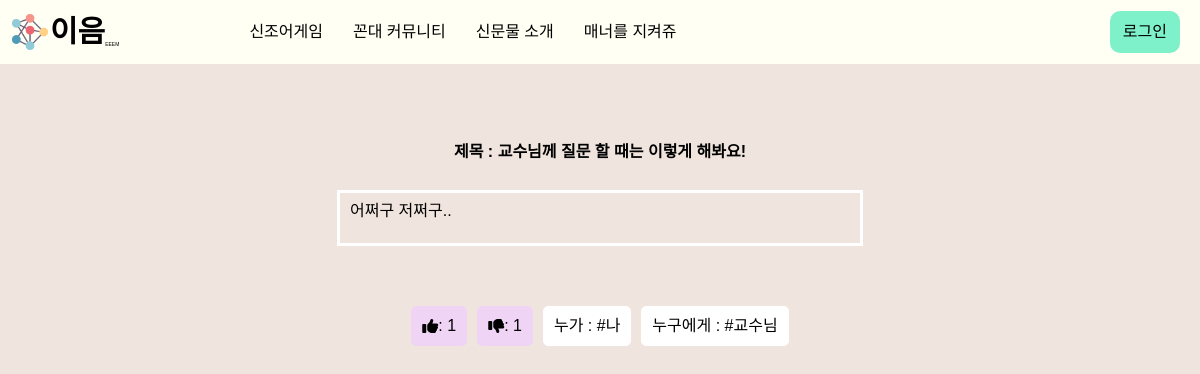
The page /manner/detail/1 on the database as committed earlier.
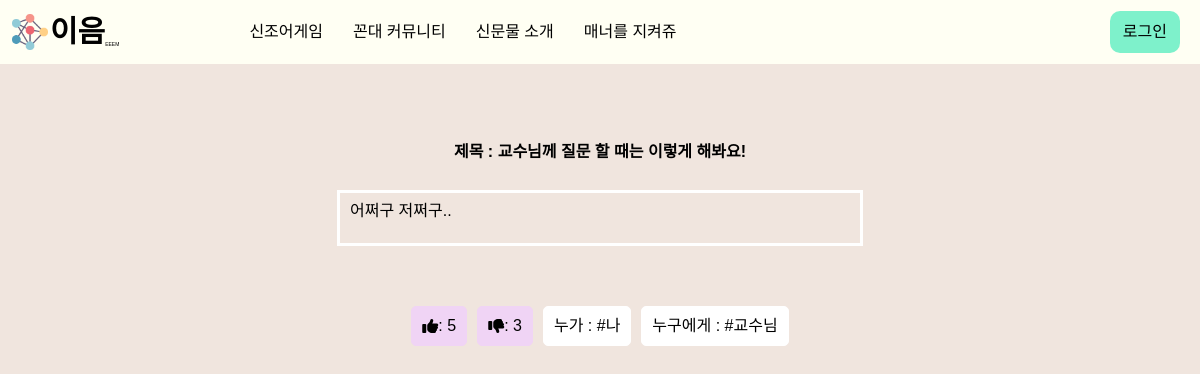
The same page on the database as committed later.
### main/models.py (models this page shows)
class manner(models.Model):
    text = models.CharField(max_length=20)
    like = models.IntegerField()
    dis_like = models.IntegerField()
    hashtag_me = models.CharField(max_length=20)
    hashtag_you = models.CharField(max_length=20)
    hashtag_situation = models.CharField(max_length=500)

### main/views.py (the view)
# urls.py: path('manner/detail/<str:id>', views.mannersDetail, name='mannersDetail'),
def mannersDetail(request, id):
    manner_detail = get_object_or_404(manner, pk=id)
    return render(request, "mannersDetail.html", {'mannersdetail': manner_detail})

### main/templates/mannersDetail.html (shortened to what this page needs)
{% extends 'base.html' %}{% load static %} {% block content %}
<link rel="stylesheet" href='{% static "css/mannersDetail.css" %}'>
<body>
  <div class="mannersDetail__box">
    <h3>제목 : {{mannersdetail.text}}</h3>
    <div class="mannersDetail__box--situation">
      <p>{{mannersdetail.hashtag_situation}}</p>
    </div>
    <div class="mannersDetail__box--tag">
      <button onclick="location.href = '{% url 'mannerLikeUp' mannersdetail.id %}'"><i class="fas fa-thumbs-up"></i> : {{mannersdetail.like}}</button>
      <button onclick="location.href = '{% url 'mannerDisLikeUp' mannersdetail.id %}'"><i class="fas fa-thumbs-down"></i> : {{mannersdetail.dis_like}}</button>
      <span>누가 : {{mannersdetail.hashtag_me}}</span>
      <span>누구에게 : {{mannersdetail.hashtag_you}}</span>
    </div>
  </div>
</body>
</html>
{% endblock %}

Rows that differ between the two databases and show on the page:
changed manner "교수님께 질문 할 때는 이렇게 해봐요!": like "1" → "5"; dis_like "1" → "3"
